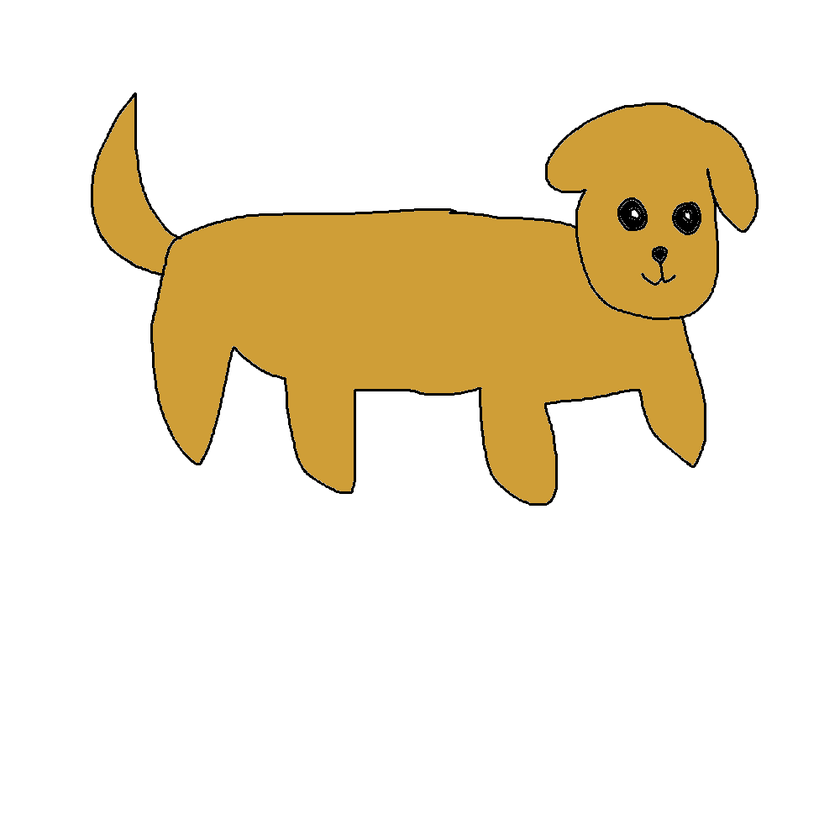
#> input picture experiments/quadruped/samples/dog.png, 840 x 840 px, shrunk from 1000 x 1000 before the run
$ python -i make_char.py   (imports and definitions only)
#> lines starting #> are read from the running program, lines starting #| are printed output that depends on the picture; after the words box and inside, x2 and y2 are one past the last pixel; in counts of white or black regions, pixels touching at a corner belong together
#> further down, picture is the input picture: PIL image 840x840 RGBA; mean R, G, B, A 242.5, 233.3, 213.8, 255
"""네 발 캐릭터 설정을 손으로 만든다 (시험용).

AI 가 동물 관절을 찍어 주지 않으므로 좌표를 사람이 넣는다.
이번 시험의 목적은 자동화가 아니라 **움직임 품질**이라 이렇게 한다.

  python make_char.py <그림.png> <이름> "x1,y1 x2,y2 ... (15개)"

좌표는 pick_joints.html 로 찍으면 그대로 나옵니다.

만드는 것: <이름>/texture.png, <이름>/mask.png, <이름>/char_cfg.yaml
좌표는 원본 그림 기준으로 넣고, 잘라낸 만큼은 스크립트가 빼 준다.
"""

import sys
from pathlib import Path

import numpy as np
import yaml
from PIL import Image
from scipy import ndimage

# Meta 네 발 골격 (examples/characters/char6). b = 뒤, f = 앞
#
# root 는 받지 않는다. **엉덩이(hip)와 같은 자리**에 두는 것이 규칙이라 여기서 자동으로 넣는다.
# 서비스 코드(runtime/ai_server/renderer.py)도 사람 관절 15개에 같은 방식으로 root 를 붙인다.
# 떼어 놓으면 없던 뼈가 하나 생겨 걸을 때 몸통이 통째로 끌려다닌다 (2026-10-20 시험).
JOINTS = [
    ("root", None),
    ("hip", "root"),
    ("torso", "hip"),
    ("neck", "torso"),
    ("right_hip_b", "root"),
    ("right_knee_b", "right_hip_b"),
    ("right_foot_b", "right_knee_b"),
    ("left_hip_b", "root"),
    ("left_knee_b", "left_hip_b"),
    ("left_foot_b", "left_knee_b"),
    ("right_hip_f", "root"),
    ("right_knee_f", "right_hip_f"),
    ("right_foot_f", "right_knee_f"),
    ("left_hip_f", "root"),
    ("left_knee_f", "left_hip_f"),
    ("left_foot_f", "left_knee_f"),
]


def build_mask(img: Image.Image) -> np.ndarray:
    """흰 배경에서 그림만 남긴다. 아이 그림은 흰 종이에 그린다고 보고 밝기로 가른다."""
    rgb = np.asarray(img.convert("RGB"), dtype=np.int16)
    # 흰색에서 얼마나 떨어져 있나
    far = (255 - rgb).max(axis=2) > 40
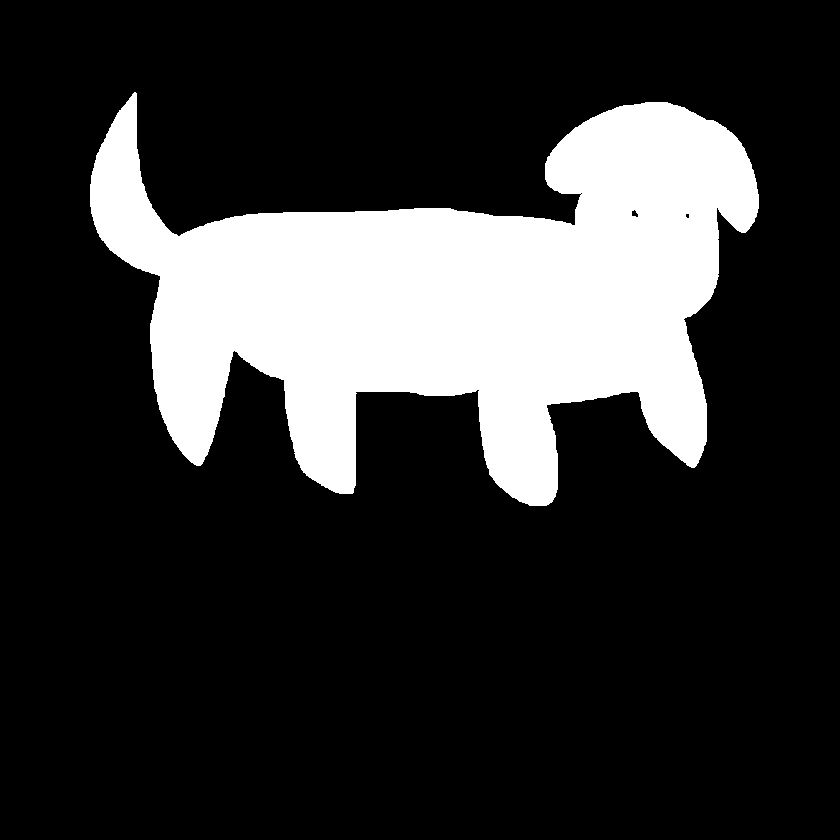
#> far: shape (840, 840) bool; 20.5% white; 1 white region, box (x1, y1, x2, y2) and area: (90, 92, 759, 506) 144480
    far = ndimage.binary_closing(far, np.ones((5, 5)))
#> far: shape (840, 840) bool; 20.5% white; 1 white region, box (x1, y1, x2, y2) and area: (90, 92, 759, 506) 144580
    # 가장 큰 덩어리만 — 떨어진 점은 버린다 (AI 서버 마스크와 같은 규칙)
    lab, n = ndimage.label(far)
#> n = 1
    if n == 0:
        raise SystemExit("그림을 찾지 못했습니다. 배경이 흰색인지 보세요.")
    big = (lab == (np.bincount(lab.ravel())[1:].argmax() + 1))
    return ndimage.binary_fill_holes(big)


# [41 lines left out: function main, not called in this run]


# [2 lines not run here, left out]

>>> from PIL import Image
>>> picture = Image.open('samples/dog.png')
>>> result = build_mask(picture)
